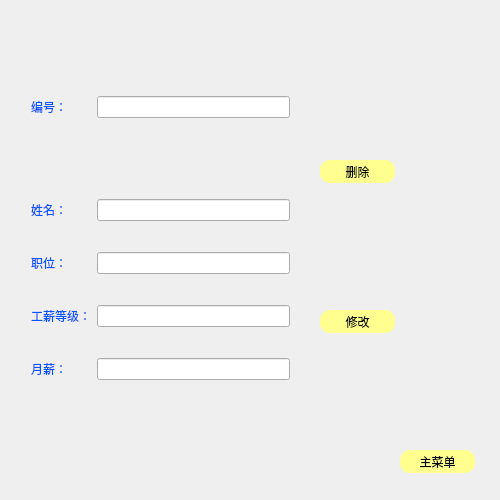
<?xml version="1.0" encoding="UTF-8"?>
<ui version="4.0">
 <class>ModifyWidget</class>
 <widget class="QWidget" name="ModifyWidget">
  <property name="geometry">
   <rect>
    <x>0</x>
    <y>0</y>
    <width>500</width>
    <height>500</height>
   </rect>
  </property>
  <property name="windowTitle">
   <string>ModifyWidget</string>
  </property>
  <widget class="QPushButton" name="returnButton">
   <property name="geometry">
    <rect>
     <x>400</x>
     <y>450</y>
     <width>75</width>
     <height>23</height>
    </rect>
   </property>
   <property name="styleSheet">
    <string notr="true">#returnButton:!hover
{
border-radius:10px;
background-color:rgb(255,255,143);
}
#returnButton:hover
{
border-radius:10px;
background-color:rgb(255,100,143);
}</string>
   </property>
   <property name="text">
    <string>主菜单</string>
   </property>
  </widget>
  <widget class="QWidget" name="widget" native="true">
   <property name="geometry">
    <rect>
     <x>20</x>
     <y>60</y>
     <width>281</width>
     <height>361</height>
    </rect>
   </property>
   <layout class="QGridLayout" name="gridLayout">
    <item row="0" column="0">
     <widget class="QLabel" name="numberLabel">
      <property name="styleSheet">
       <string notr="true">color: rgb(0, 85, 255);</string>
      </property>
      <property name="text">
       <string>编号：</string>
      </property>
     </widget>
    </item>
    <item row="0" column="1">
     <widget class="QLineEdit" name="numberLineEdit"/>
    </item>
    <item row="1" column="0">
     <spacer name="verticalSpacer">
      <property name="orientation">
       <enum>Qt::Vertical</enum>
      </property>
      <property name="sizeType">
       <enum>QSizePolicy::Fixed</enum>
      </property>
      <property name="sizeHint" stdset="0">
       <size>
        <width>20</width>
        <height>50</height>
       </size>
      </property>
     </spacer>
    </item>
    <item row="1" column="1">
     <spacer name="verticalSpacer_2">
      <property name="orientation">
       <enum>Qt::Vertical</enum>
      </property>
      <property name="sizeType">
       <enum>QSizePolicy::Fixed</enum>
      </property>
      <property name="sizeHint" stdset="0">
       <size>
        <width>130</width>
        <height>50</height>
       </size>
      </property>
     </spacer>
    </item>
    <item row="2" column="0">
     <widget class="QLabel" name="nameLabel">
      <property name="styleSheet">
       <string notr="true">color: rgb(0, 85, 255);</string>
      </property>
      <property name="text">
       <string>姓名：</string>
      </property>
     </widget>
    </item>
    <item row="2" column="1">
     <widget class="QLineEdit" name="nameLineEdit"/>
    </item>
    <item row="3" column="0">
     <widget class="QLabel" name="jobLabel">
      <property name="styleSheet">
       <string notr="true">color: rgb(0, 85, 255);</string>
      </property>
      <property name="text">
       <string>职位：</string>
      </property>
     </widget>
    </item>
    <item row="3" column="1">
     <widget class="QLineEdit" name="jobLineEdit"/>
    </item>
    <item row="4" column="0">
     <widget class="QLabel" name="salGradeLabel">
      <property name="styleSheet">
       <string notr="true">color: rgb(0, 85, 255);</string>
      </property>
      <property name="text">
       <string>工薪等级：</string>
      </property>
     </widget>
    </item>
    <item row="4" column="1">
     <widget class="QLineEdit" name="salGradeLineEdit"/>
    </item>
    <item row="5" column="0">
     <widget class="QLabel" name="salaryLabel">
      <property name="styleSheet">
       <string notr="true">color: rgb(0, 85, 255);</string>
      </property>
      <property name="text">
       <string>月薪：</string>
      </property>
     </widget>
    </item>
    <item row="5" column="1">
     <widget class="QLineEdit" name="salaryLineEdit"/>
    </item>
   </layout>
  </widget>
  <widget class="QPushButton" name="deleteButton">
   <property name="geometry">
    <rect>
     <x>320</x>
     <y>160</y>
     <width>75</width>
     <height>23</height>
    </rect>
   </property>
   <property name="styleSheet">
    <string notr="true">#deleteButton:!hover
{
border-radius:10px;
background-color:rgb(255,255,143);
}
#deleteButton:hover
{
border-radius:10px;
background-color:rgb(255,100,143);
}</string>
   </property>
   <property name="text">
    <string>删除</string>
   </property>
  </widget>
  <widget class="QPushButton" name="modifyButton">
   <property name="geometry">
    <rect>
     <x>320</x>
     <y>310</y>
     <width>75</width>
     <height>23</height>
    </rect>
   </property>
   <property name="styleSheet">
    <string notr="true">#modifyButton:!hover
{
border-radius:10px;
background-color:rgb(255,255,143);
}
#modifyButton:hover
{
border-radius:10px;
background-color:rgb(255,100,143);
}</string>
   </property>
   <property name="text">
    <string>修改</string>
   </property>
  </widget>
 </widget>
 <layoutdefault spacing="6" margin="11"/>
 <resources/>
 <connections/>
</ui>
